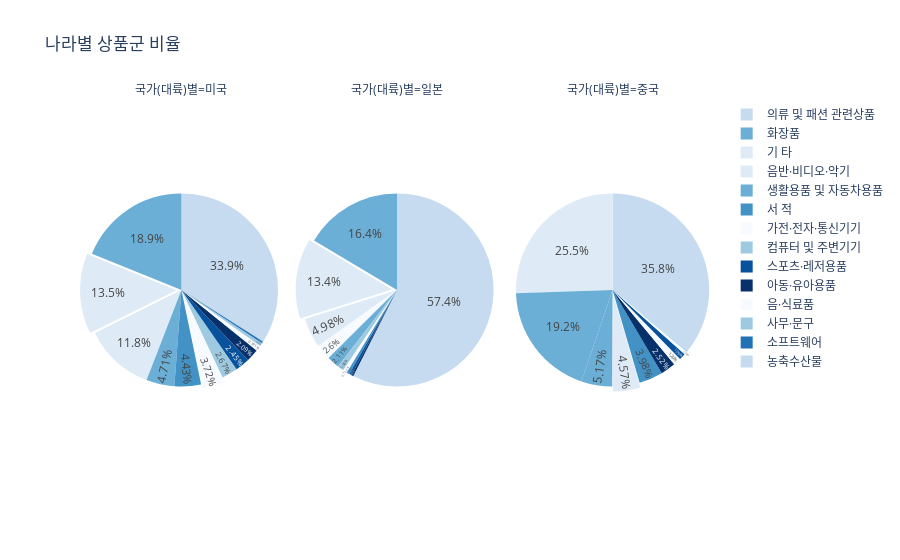

Notebook code for this chart:
### Code cell
import plotly.express as px

# 미국, 중국, 일본에 해당하는 데이터 선택
selected_countries = ['미국', '중국', '일본']
df_selected_countries = df[df['국가(대륙)별'].isin(selected_countries)]

# 국가와 상품군에 대한 백만원 합계 계산
total_by_country_category = df_selected_countries.groupby(['국가(대륙)별', '상품군별'])['백만원'].sum().unstack()

colors = px.colors.sequential.Blues

# plotly express를 사용하여 파이 차트 생성
fig = px.pie(total_by_country_category.T.stack().reset_index(), 
             names='상품군별',
             values=0,
             color='상품군별',
             title='나라별 상품군 비율',
             facet_col='국가(대륙)별', 
             color_discrete_sequence=colors)

# 레이아웃 설정
fig.update_traces(textposition='inside', textinfo='percent', pull=[0.05, 0.05, 0.05])

# 표시
fig.show()

### Figure 1 — Plotly figure (JSON) as saved in the notebook; plotly's stock layout.template omitted (floating-point values rounded to 4 significant figures)
{"data": [{"customdata": [["가전·전자·통신기기"], ["기 타"], ["농축수산물"], ["사무·문구"], ["생활용품 및 자동차용품"], ["서 적"], ["소프트웨어"], ["스포츠·레저용품"], ["아동·유아용품"], ["음·식료품"], ["음반·비디오·악기"], ["의류 및 패션 관련상품"], ["컴퓨터 및 주변기기"], ["화장품"]], "domain": {"x": [0, 0.32], "y": [0, 1]}, "hovertemplate": "국가(대륙)별=미국<br>상품군별=%{customdata[0]}<br>0=%{value}<extra></extra>", "labels": ["가전·전자·통신기기", "기 타", "농축수산물", "사무·문구", "생활용품 및 자동차용품", "서 적", "소프트웨어", "스포츠·레저용품", "아동·유아용품", "음·식료품", "음반·비디오·악기", "의류 및 패션 관련상품", "컴퓨터 및 주변기기", "화장품"], "legendgroup": "", "marker": {"colors": ["rgb(247,251,255)", "rgb(222,235,247)", "rgb(198,219,239)", "rgb(158,202,225)", "rgb(107,174,214)", "rgb(66,146,198)", "rgb(33,113,181)", "rgb(8,81,156)", "rgb(8,48,107)", "rgb(247,251,255)", "rgb(222,235,247)", "rgb(198,219,239)", "rgb(158,202,225)", "rgb(107,174,214)"]}, "name": "", "pull": [0.05, 0.05, 0.05], "showlegend": true, "textinfo": "percent", "textposition": "inside", "type": "pie", "values": [41748, 150888, 128, 5947, 52839, 49703, 3723, 27515, 23442, 10896, 132356, 380751, 29955, 211709]}, {"customdata": [["가전·전자·통신기기"], ["기 타"], ["농축수산물"], ["사무·문구"], ["생활용품 및 자동차용품"], ["서 적"], ["소프트웨어"], ["스포츠·레저용품"], ["아동·유아용품"], ["음·식료품"], ["음반·비디오·악기"], ["의류 및 패션 관련상품"], ["컴퓨터 및 주변기기"], ["화장품"]], "domain": {"x": [0.34, 0.66], "y": [0, 1]}, "hovertemplate": "국가(대륙)별=일본<br>상품군별=%{customdata[0]}<br>0=%{value}<extra></extra>", "labels": ["가전·전자·통신기기", "기 타", "농축수산물", "사무·문구", "생활용품 및 자동차용품", "서 적", "소프트웨어", "스포츠·레저용품", "아동·유아용품", "음·식료품", "음반·비디오·악기", "의류 및 패션 관련상품", "컴퓨터 및 주변기기", "화장품"], "legendgroup": "", "marker": {"colors": ["rgb(247,251,255)", "rgb(222,235,247)", "rgb(198,219,239)", "rgb(158,202,225)", "rgb(107,174,214)", "rgb(66,146,198)", "rgb(33,113,181)", "rgb(8,81,156)", "rgb(8,48,107)", "rgb(247,251,255)", "rgb(222,235,247)", "rgb(198,219,239)", "rgb(158,202,225)", "rgb(107,174,214)"]}, "name": "", "pull": [0.05, 0.05, 0.05], "showlegend": true, "textinfo": "percent", "textposition": "inside", "type": "pie", "values": [7899, 151123, 30, 11899, 23696, 5124, 61, 4665, 3837, 29256, 56056, 645969, 728, 185053]}, {"customdata": [["가전·전자·통신기기"], ["기 타"], ["농축수산물"], ["사무·문구"], ["생활용품 및 자동차용품"], ["서 적"], ["소프트웨어"], ["스포츠·레저용품"], ["아동·유아용품"], ["음·식료품"], ["음반·비디오·악기"], ["의류 및 패션 관련상품"], ["컴퓨터 및 주변기기"], ["화장품"]], "domain": {"x": [0.68, 1.0], "y": [0, 1]}, "hovertemplate": "국가(대륙)별=중국<br>상품군별=%{customdata[0]}<br>0=%{value}<extra></extra>", "labels": ["가전·전자·통신기기", "기 타", "농축수산물", "사무·문구", "생활용품 및 자동차용품", "서 적", "소프트웨어", "스포츠·레저용품", "아동·유아용품", "음·식료품", "음반·비디오·악기", "의류 및 패션 관련상품", "컴퓨터 및 주변기기", "화장품"], "legendgroup": "", "marker": {"colors": ["rgb(247,251,255)", "rgb(222,235,247)", "rgb(198,219,239)", "rgb(158,202,225)", "rgb(107,174,214)", "rgb(66,146,198)", "rgb(33,113,181)", "rgb(8,81,156)", "rgb(8,48,107)", "rgb(247,251,255)", "rgb(222,235,247)", "rgb(198,219,239)", "rgb(158,202,225)", "rgb(107,174,214)"]}, "name": "", "pull": [0.05, 0.05, 0.05], "showlegend": true, "textinfo": "percent", "textposition": "inside", "type": "pie", "values": [6217, 52203, 418, 1762, 59043, 45442, 110, 12460, 28813, 14775, 291703, 408602, 847, 219729]}], "layout": {"annotations": [{"font": {}, "showarrow": false, "text": "국가(대륙)별=미국", "x": 0.16, "xanchor": "center", "xref": "paper", "y": 1, "yanchor": "bottom", "yref": "paper"}, {"font": {}, "showarrow": false, "text": "국가(대륙)별=일본", "x": 0.5, "xanchor": "center", "xref": "paper", "y": 1, "yanchor": "bottom", "yref": "paper"}, {"font": {}, "showarrow": false, "text": "국가(대륙)별=중국", "x": 0.84, "xanchor": "center", "xref": "paper", "y": 1, "yanchor": "bottom", "yref": "paper"}], "legend": {"tracegroupgap": 0}, "piecolorway": ["rgb(247,251,255)", "rgb(222,235,247)", "rgb(198,219,239)", "rgb(158,202,225)", "rgb(107,174,214)", "rgb(66,146,198)", "rgb(33,113,181)", "rgb(8,81,156)", "rgb(8,48,107)"], "title": {"text": "나라별 상품군 비율"}}}
